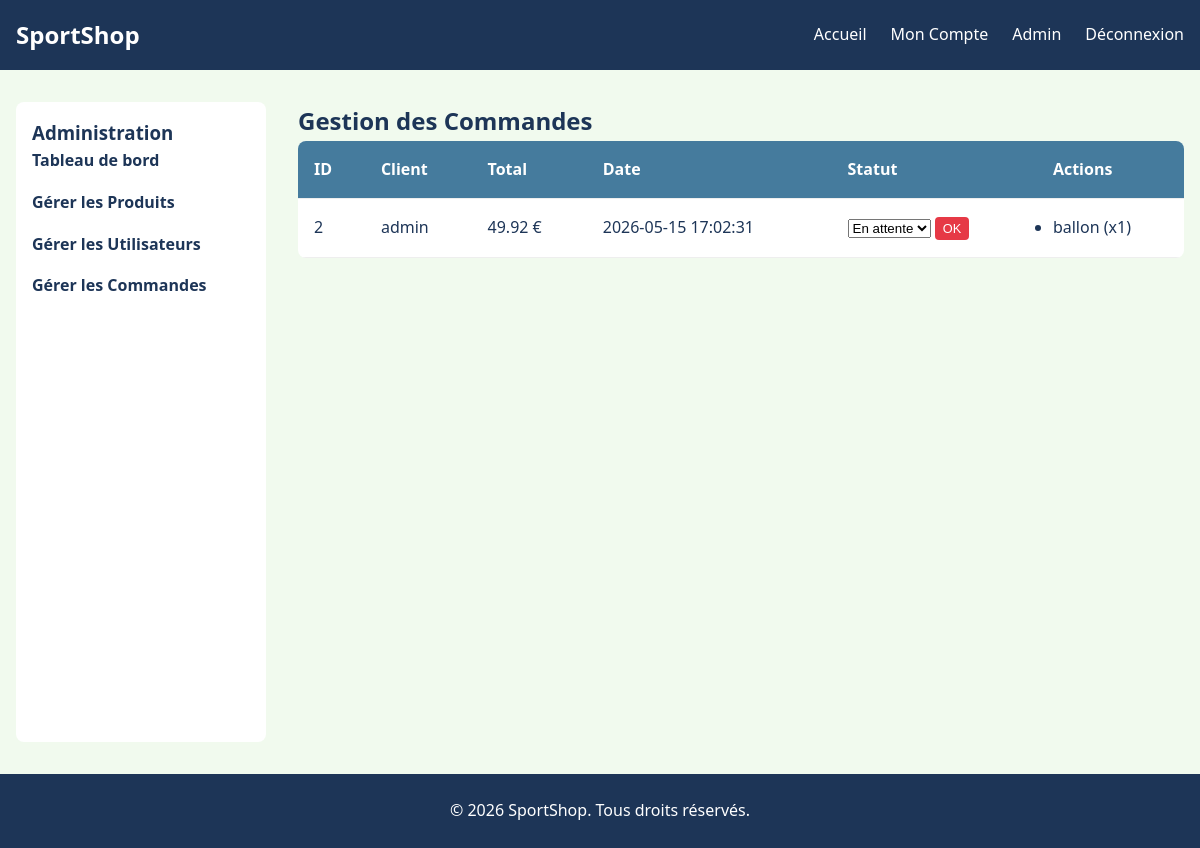
Before: /admin/orders.php (signed in) with the older database file.
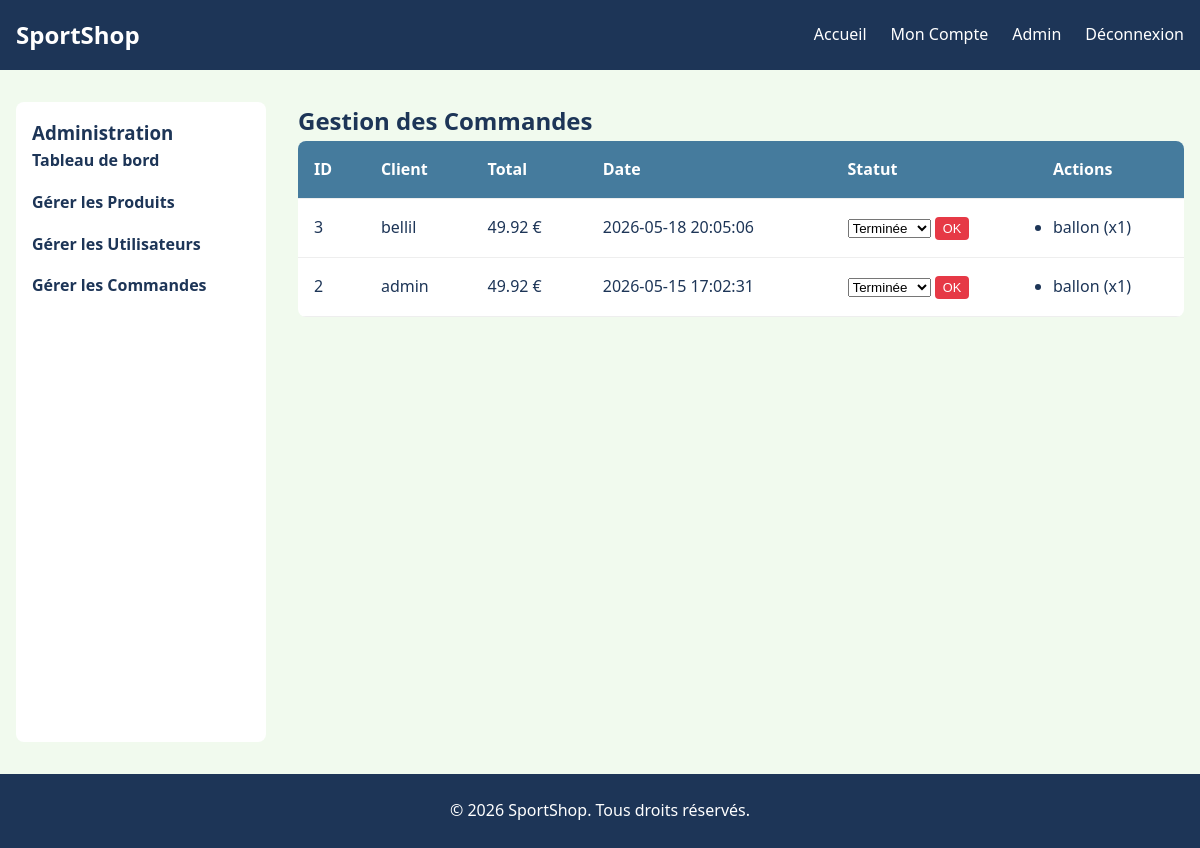
After: the same page with the newer database file.
### tables this page shows
CREATE TABLE orders (
    id INTEGER PRIMARY KEY AUTOINCREMENT,
    user_id INTEGER NOT NULL,
    total_price REAL NOT NULL,
    status TEXT DEFAULT 'pending',
    created_at DATETIME DEFAULT CURRENT_TIMESTAMP,
    FOREIGN KEY (user_id) REFERENCES users(id)
);

CREATE TABLE users (
    id INTEGER PRIMARY KEY AUTOINCREMENT,
    username TEXT NOT NULL UNIQUE,
    password TEXT NOT NULL,
    email TEXT NOT NULL UNIQUE,
    role TEXT DEFAULT 'user',
    created_at DATETIME DEFAULT CURRENT_TIMESTAMP
);

CREATE TABLE order_items (
    id INTEGER PRIMARY KEY AUTOINCREMENT,
    order_id INTEGER NOT NULL,
    product_id INTEGER NOT NULL,
    quantity INTEGER NOT NULL,
    price REAL NOT NULL,
    FOREIGN KEY (order_id) REFERENCES orders(id),
    FOREIGN KEY (product_id) REFERENCES products(id)
);

CREATE TABLE products (
    id INTEGER PRIMARY KEY AUTOINCREMENT,
    name TEXT NOT NULL,
    description TEXT,
    price REAL NOT NULL,
    stock INTEGER DEFAULT 0,
    image_url TEXT,
    category TEXT,
    created_at DATETIME DEFAULT CURRENT_TIMESTAMP
);

### classes/Database.php (called while the page is built)
<?php
class Database {
    private static $instance = null;
    private $pdo;
    private function __construct() {
        try {
            $dbPath = __DIR__ . '/../database/sportshop.db';
            $this->pdo = new PDO("sqlite:" . $dbPath);
            $this->pdo->setAttribute(PDO::ATTR_ERRMODE, PDO::ERRMODE_EXCEPTION);
            $this->pdo->setAttribute(PDO::ATTR_DEFAULT_FETCH_MODE, PDO::FETCH_ASSOC);
        } catch (PDOException $e) {
            die("Connection failed: " . $e->getMessage());
        }
    }
    public static function getInstance() {
        if (self::$instance === null) {
            self::$instance = new self();
        }
        return self::$instance;
    }
    public function getConnection() {
        return $this->pdo;
    }
}

### classes/Order.php (called while the page is built, shortened)
<?php
require_once __DIR__ . '/Database.php';
class Order {
    private $db;
    public function __construct() {
        $this->db = Database::getInstance()->getConnection();
    }
    public function getAllOrders() {
        $stmt = $this->db->query("SELECT orders.*, users.username FROM orders JOIN users ON orders.user_id = users.id ORDER BY orders.created_at DESC");
        return $stmt->fetchAll();
    }
    public function getOrderItems($order_id) {
        $stmt = $this->db->prepare("SELECT order_items.*, products.name FROM order_items JOIN products ON order_items.product_id = products.id WHERE order_id = ?");
        $stmt->execute([$order_id]);
        return $stmt->fetchAll();
    }
}

### public/admin/orders.php (the view, shortened to what this page needs)
<?php
require_once __DIR__ . '/../../includes/header.php';
$orderObj = new Order();
$orders = $orderObj->getAllOrders();
?>
<div class="admin-container">
    <aside class="admin-sidebar">
        <h3>Administration</h3>
        <ul>
            <li><a href="index.php">Tableau de bord</a></li>
            <li><a href="products.php">Gérer les Produits</a></li>
            <li><a href="users.php">Gérer les Utilisateurs</a></li>
            <li><a href="orders.php">Gérer les Commandes</a></li>
        </ul>
    </aside>
    <main class="admin-content" style="margin: 0; padding: 0;">
        <h2>Gestion des Commandes</h2>
        <table>
            <thead>
                <tr>
                    <th>ID</th>
                    <th>Client</th>
                    <th>Total</th>
                    <th>Date</th>
                    <th>Statut</th>
                    <th>Actions</th>
                </tr>
            </thead>
            <tbody>
                <?php foreach ($orders as $o): ?>
                    <tr>
                        <td><?php echo $o['id']; ?></td>
                        <td><?php echo htmlspecialchars($o['username']); ?></td>
                        <td><?php echo $o['total_price']; ?> €</td>
                        <td><?php echo $o['created_at']; ?></td>
                        <td>
                            <form method="POST" style="display:inline;">
                                <select name="status">
                                    <option value="pending" <?php echo $o['status'] === 'pending' ? 'selected' : ''; ?>>En attente</option>
                                    <option value="completed" <?php echo $o['status'] === 'completed' ? 'selected' : ''; ?>>Terminée</option>
                                </select>
                                <button type="submit" name="update_status" style="padding: 0.25rem 0.5rem; font-size: 0.8rem;">OK</button>
                            </form>
                        </td>
                        <td>
                            <ul>
                            <?php
                            $items = $orderObj->getOrderItems($o['id']);
                            foreach ($items as $item):
                            ?>
                                <li><?php echo htmlspecialchars($item['name']); ?> (x<?php echo $item['quantity']; ?>)</li>
                            <?php endforeach; ?>
                            </ul>
                        </td>
                    </tr>
                <?php endforeach; ?>
            </tbody>
        </table>
    </main>
</div>
<?php require_once __DIR__ . '/../../includes/footer.php'; ?>

### includes/header.php (shortened to what this page needs)
<?php
require_once __DIR__ . '/../classes/Database.php';
require_once __DIR__ . '/../classes/Order.php';
$is_admin = isset($_SESSION['user_role']) && $_SESSION['user_role'] === 'admin';
$is_logged_in = isset($_SESSION['user_id']);
?>
<!DOCTYPE html>
<html lang="fr">
<head>
    <link rel="stylesheet" href="/css/style.css">
</head>
<body>
    <header>
        <nav>
            <div class="logo">
                <a href="/index.php">SportShop</a>
            </div>
            <ul>
                <li><a href="/index.php">Accueil</a></li>
                <?php if ($is_logged_in): ?>
                    <li><a href="/profile.php">Mon Compte</a></li>
                    <?php if ($is_admin): ?>
                        <li><a href="/admin/index.php">Admin</a></li>
                    <?php endif; ?>
                    <li><a href="/logout.php">Déconnexion</a></li>
                <?php else: ?>
                    <li><a href="/login.php">Connexion</a></li>
                    <li><a href="/register.php">Inscription</a></li>
                <?php endif; ?>
            </ul>
        </nav>
    </header>
    <main>

### includes/footer.php (shortened to what this page needs)
    </main>
    <footer>
        <p>&copy; <?php echo date('Y'); ?> SportShop. Tous droits réservés.</p>
    </footer>
</body>
</html>

### public/css/style.css (style rules this page uses)
:root { --primary-color: #e63946; --secondary-color: #1d3557; --accent-color: #457b9d; --light-color: #f1faee; --dark-color: #1d3557; --white: #ffffff; --gray: #ccc; }
* { margin: 0; padding: 0; box-sizing: border-box; }
body { font-family: 'Segoe UI', Tahoma, Geneva, Verdana, sans-serif; line-height: 1.6; background-color: var(--light-color); color: var(--dark-color); }
header { background-color: var(--secondary-color); color: var(--white); padding: 1rem 0; }
nav { display: flex; justify-content: space-between; align-items: center; max-width: 1200px; margin: 0 auto; padding: 0 1rem; }
nav .logo { font-size: 1.5rem; font-weight: bold; }
nav .logo a { color: var(--white); text-decoration: none; }
nav ul { display: flex; list-style: none; }
nav ul li { margin-left: 1.5rem; }
nav ul li a { color: var(--white); text-decoration: none; transition: color 0.3s; }
main { max-width: 1200px; margin: 2rem auto; padding: 0 1rem; min-height: 80vh; }
footer { background-color: var(--secondary-color); color: var(--white); text-align: center; padding: 1.5rem 0; margin-top: 2rem; }
button { display: inline-block; background: var(--primary-color); color: var(--white); padding: 0.75rem 1.5rem; border: none; border-radius: 4px; cursor: pointer; font-size: 1rem; transition: background 0.3s; }
.admin-container { display: flex; gap: 2rem; }
.admin-sidebar { width: 250px; background: var(--white); padding: 1rem; border-radius: 8px; }
.admin-sidebar ul { list-style: none; }
.admin-sidebar ul li { margin-bottom: 1rem; }
.admin-sidebar ul li a { text-decoration: none; color: var(--dark-color); font-weight: bold; }
.admin-content { flex: 1; }
table { width: 100%; border-collapse: collapse; background: var(--white); border-radius: 8px; overflow: hidden; }
table th, table td { padding: 1rem; text-align: left; border-bottom: 1px solid #eee; }
table th { background: var(--accent-color); color: var(--white); }

Changed rows visible on the page:
added orders: id "3", user.username "bellil", total_price "49.92", created_at "2026-05-18 20:05:06", status "Terminée"
added order_items: product.name "ballon", quantity "1", shown under "3"
changed orders "admin": status "En attente" → "Terminée"
